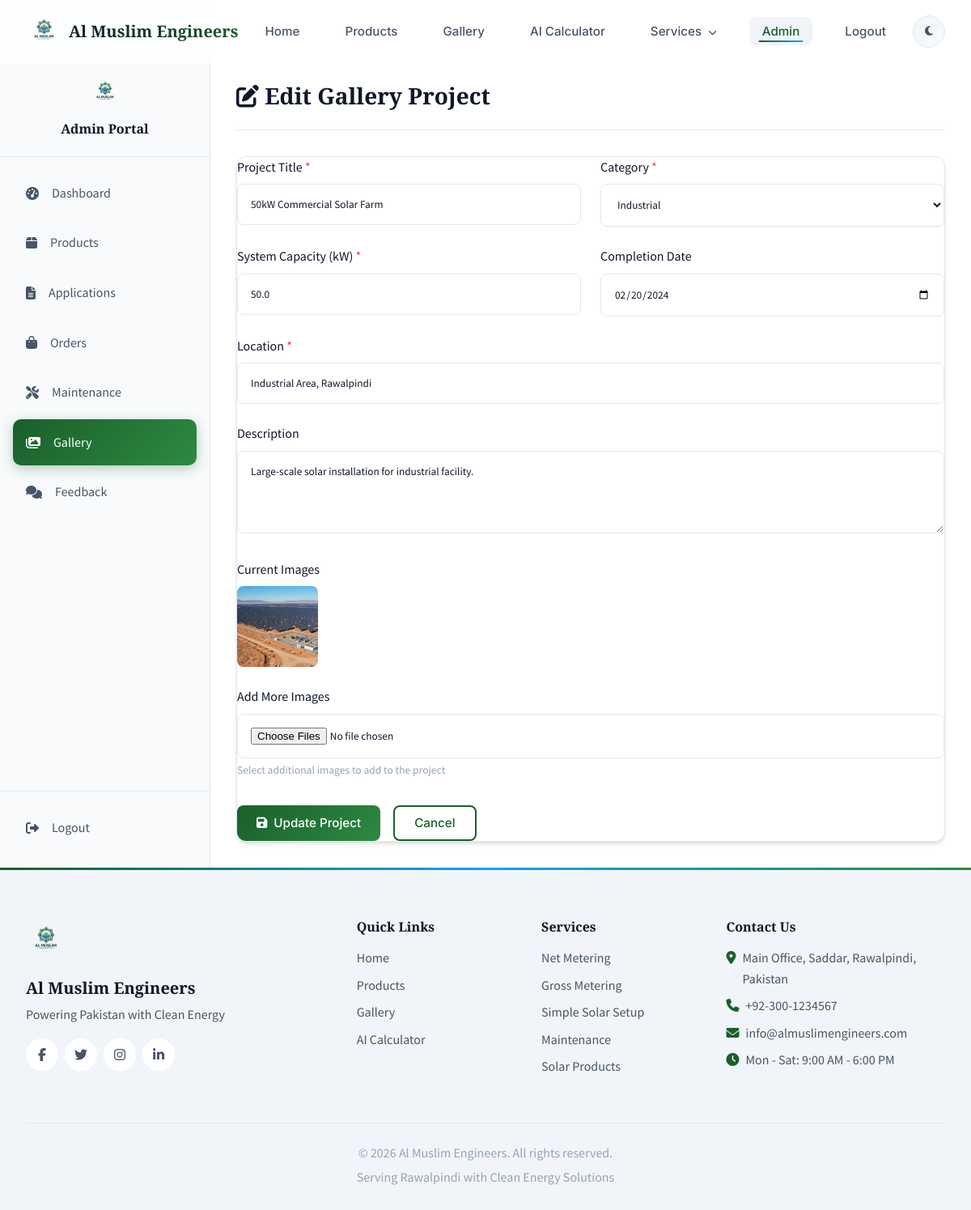
Screenshot of /admin/gallery/edit/2 (signed in) with the database file from the repository.
### app.py (models this page shows)
class GalleryProject(db.Model):
    id = db.Column(db.Integer, primary_key=True)
    title = db.Column(db.String(100), nullable=False)
    description = db.Column(db.Text)
    location = db.Column(db.String(100))
    system_capacity = db.Column(db.Float)  # in kW
    completion_date = db.Column(db.Date)
    images = db.Column(db.Text)  # JSON string of image paths
    category = db.Column(db.String(50))  # residential, commercial, industrial
    created_at = db.Column(db.DateTime, default=datetime.utcnow)

### app.py (the view, shortened to what this page needs)
@app.route('/admin/gallery/edit/<int:project_id>', methods=['GET', 'POST'])
@admin_required
def admin_edit_gallery(project_id):
    project = GalleryProject.query.get_or_404(project_id)
    return render_template('admin_edit_gallery.html', project=project)

### app.py (called while the page is built)
@app.template_filter('fromjson')
def fromjson_filter(value):
    if value is None:
        return None
    try:
        return json.loads(value)
    except (ValueError, TypeError):
        return None

def admin_required(f):
    from functools import wraps
    @wraps(f)
    def decorated_function(*args, **kwargs):
        if 'user_id' not in session:
            flash('Please login to access this page', 'warning')
            return redirect(url_for('login'))
        user = User.query.get(session['user_id'])
        if not user or user.user_type != 'admin':
            flash('Admin access required', 'danger')
            return redirect(url_for('index'))
        return f(*args, **kwargs)
    return decorated_function

@app.context_processor
def inject_globals():
    return {
        'current_year': datetime.now().year,
        'company_name': 'Al Muslim Engineers',
        'company_tagline': 'Powering Pakistan with Clean Energy'
    }

### templates/admin_edit_gallery.html (shortened to what this page needs)
{% extends 'base.html' %}
{% block content %}
<section class="admin-section">
    <div class="admin-sidebar">
        <div class="sidebar-header">
            <img src="{{ url_for('static', filename='images/logo.png') }}" alt="Logo">
            <h3>Admin Portal</h3>
        </div>
        <nav class="sidebar-nav">
            <a href="{{ url_for('admin_dashboard') }}" class="sidebar-link">
                <i class="fas fa-tachometer-alt"></i> Dashboard
            </a>
            <a href="{{ url_for('admin_products') }}" class="sidebar-link">
                <i class="fas fa-box"></i> Products
            </a>
            <a href="{{ url_for('admin_applications') }}" class="sidebar-link">
                <i class="fas fa-file-alt"></i> Applications
            </a>
            <a href="{{ url_for('admin_orders') }}" class="sidebar-link">
                <i class="fas fa-shopping-bag"></i> Orders
            </a>
            <a href="{{ url_for('admin_maintenance') }}" class="sidebar-link">
                <i class="fas fa-tools"></i> Maintenance
            </a>
            <a href="{{ url_for('admin_gallery') }}" class="sidebar-link active">
                <i class="fas fa-images"></i> Gallery
            </a>
            <a href="{{ url_for('admin_feedback') }}" class="sidebar-link">
                <i class="fas fa-comments"></i> Feedback
            </a>
        </nav>
        <div class="sidebar-footer">
            <a href="{{ url_for('logout') }}" class="sidebar-link">
                <i class="fas fa-sign-out-alt"></i> Logout
            </a>
        </div>
    </div>
    <div class="admin-main">
        <div class="admin-header">
            <h1><i class="fas fa-edit"></i> Edit Gallery Project</h1>
        </div>
        <div class="admin-card">
            <form method="POST" enctype="multipart/form-data" class="admin-form">
                <div class="form-row">
                    <div class="form-group">
                        <label for="title">Project Title <span class="required">*</span></label>
                        <input type="text" id="title" name="title" value="{{ project.title }}" required>
                    </div>
                    <div class="form-group">
                        <label for="category">Category <span class="required">*</span></label>
                        <select id="category" name="category" required>
                            <option value="industrial" {% if project.category == 'industrial' %}selected{% endif %}>Industrial</option>
                        </select>
                    </div>
                </div>
                <div class="form-row">
                    <div class="form-group">
                        <label for="system_capacity">System Capacity (kW) <span class="required">*</span></label>
                        <input type="number" id="system_capacity" name="system_capacity" value="{{ project.system_capacity }}" step="0.1" required>
                    </div>
                    <div class="form-group">
                        <label for="completion_date">Completion Date</label>
                        <input type="date" id="completion_date" name="completion_date" value="{{ project.completion_date.strftime('%Y-%m-%d') if project.completion_date else '' }}">
                    </div>
                </div>
                <div class="form-group">
                    <label for="location">Location <span class="required">*</span></label>
                    <input type="text" id="location" name="location" value="{{ project.location }}" required>
                </div>
                <div class="form-group">
                    <label for="description">Description</label>
                    <textarea id="description" name="description" rows="4">{{ project.description or '' }}</textarea>
                </div>
                <div class="form-group">
                    <label>Current Images</label>
                    <div class="current-images">
                        {% set images = project.images|fromjson if project.images else [] %}
                        {% for img in images %}
                        <img src="{{ url_for('static', filename='images/' + img) }}" alt="Project" class="thumb-preview">
                        {% endfor %}
                    </div>
                </div>
                <div class="form-group">
                    <label for="images">Add More Images</label>
                    <input type="file" id="images" name="images" multiple accept="image/*">
                    <small class="form-hint">Select additional images to add to the project</small>
                </div>
                <div class="form-actions">
                    <button type="submit" class="btn btn-primary">
                        <i class="fas fa-save"></i> Update Project
                    </button>
                    <a href="{{ url_for('admin_gallery') }}" class="btn btn-outline">Cancel</a>
                </div>
            </form>
        </div>
    </div>
</section>
{% endblock %}

### static/css/premium.css (style rules this page uses)
.btn-primary { background: linear-gradient(135deg, var(--primary-color), var(--primary-light)) !important; position: relative; overflow: hidden; transition: all 0.3s cubic-bezier(0.22, 1, 0.36, 1) !important; border: none !important; }
.btn-primary::before { content: ''; position: absolute; inset: 0; background: linear-gradient(135deg, var(--primary-light), var(--accent-color)); opacity: 0; transition: opacity 0.3s ease; }
.btn-primary i, .btn-primary span { position: relative; z-index: 1; }
.btn-outline { position: relative; overflow: hidden; transition: all 0.3s ease !important; border: 2px solid var(--primary-color) !important; }
.btn-outline::before { content: ''; position: absolute; inset: 0; background: linear-gradient(135deg, var(--primary-color), var(--accent-color)); transform: translateY(100%); transition: transform 0.3s cubic-bezier(0.22, 1, 0.36, 1); }
.sidebar-link { transition: all 0.3s cubic-bezier(0.22, 1, 0.36, 1) !important; border-radius: 10px !important; }
.sidebar-link.active { background: linear-gradient(135deg, var(--primary-color), var(--primary-light)) !important; box-shadow: 0 4px 15px rgba(26, 95, 42, 0.3); }

### templates/base.html (style rules this page uses)
:root { --bg-primary:#fff;--bg-secondary:#f8fafc;--bg-tertiary:#f1f5f9;--text-primary:#0f172a;--border-color:#e2e8f0;--primary-color:#1a5f2a;--radius-md:0.5rem;--radius-lg:0.75rem }
*,*::before,*::after { box-sizing:border-box;margin:0;padding:0 }
body { font-family:'Source Sans Pro',-apple-system,BlinkMacSystemFont,sans-serif;background:var(--bg-primary);color:var(--text-primary) }

### rows the page displays
GalleryProject: title "50kW Commercial Solar Farm", category "Industrial", system_capacity "50.0", completion_date "02/20/2024", location "Industrial Area, Rawalpindi", description "Large-scale solar installation for industrial facility."

### other values shown
{{ company_tagline }} "Powering Pakistan with Clean Energy"
